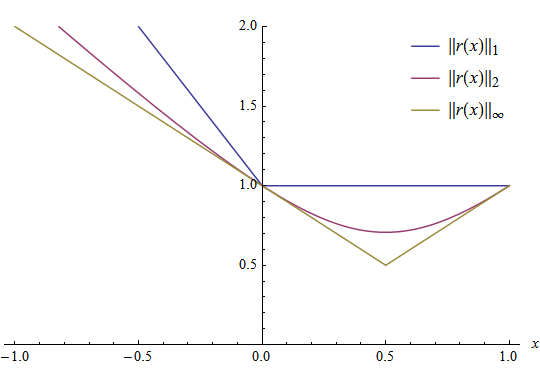
//> input picture test/pics/NormTypes_OneArray_1-2-INF.png, 540 x 368 px
$ ./main ../pics/NormTypes_OneArray_1-2-INF.png   (built with g++ and OpenCV 4)
//> lines starting //> are read from the running program, lines starting //| are printed output that depends on the picture
#include <opencv2/imgcodecs.hpp>
#include <opencv2/highgui.hpp>
#include <opencv2/imgproc.hpp>
#include <iostream>

using namespace std;
using namespace cv;

int main(int argc, char * argv[])
{
	Mat img;
	Mat dst;
	img = cv::imread(argv[1],cv::IMREAD_COLOR);
//> img is the input picture: 368 rows x 540 cols, CV_8UC3; mean B, G, R 250.8, 250.7, 251.1


	cv::namedWindow("image",cv::WINDOW_NORMAL);
	imshow("image",img);
	cv::waitKey();

	cout<<img.size<<endl;
//| 368 x 540
	cout<<img.channels()<<endl;
//| 3
	Vec3b intensity = img.at<Vec3b>(Point(img.rows/2,img.cols/2));
//> intensity = [255, 255, 255]
	int blue  = intensity.val[0];
//> blue = 255
	int green = intensity.val[1];
//> green = 255
	int red   = intensity.val[2];
//> red = 255
	cout<<intensity<<endl;
//| [255, 255, 255]
	cout<<blue<<endl;
//| 255
	cout<<green<<endl;
//| 255
	cout<<red<<endl;
//| 255

        cv::cvtColor(img, dst,cv::COLOR_BGR2HSV);
//> dst: 368 rows x 540 cols, CV_8UC3; mean H, S, V 2.4, 3.2, 252
	cv::namedWindow("dst",cv::WINDOW_NORMAL);
	imshow("dst",dst);
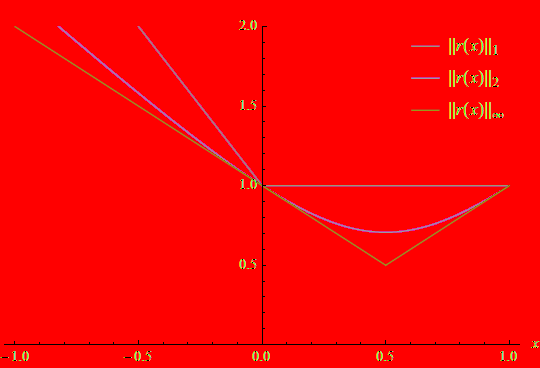
//> window 'dst': 368 rows x 540 cols, CV_8UC3; mean B, G, R 2.4, 3.2, 252
	cv::waitKey();

	Rect r(10,10,50,50);
	Mat roi = img(r);
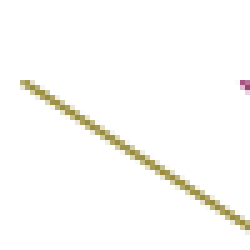
//> roi: 50 rows x 50 cols, CV_8UC3 (shown 5 times larger); mean B, G, R 248.5, 251, 251.6
	cv::imwrite("rect.jpg", roi);
	cv::namedWindow("roi",cv::WINDOW_NORMAL);
	imshow("roi",roi);
	cv::waitKey();

	return 0;

}
